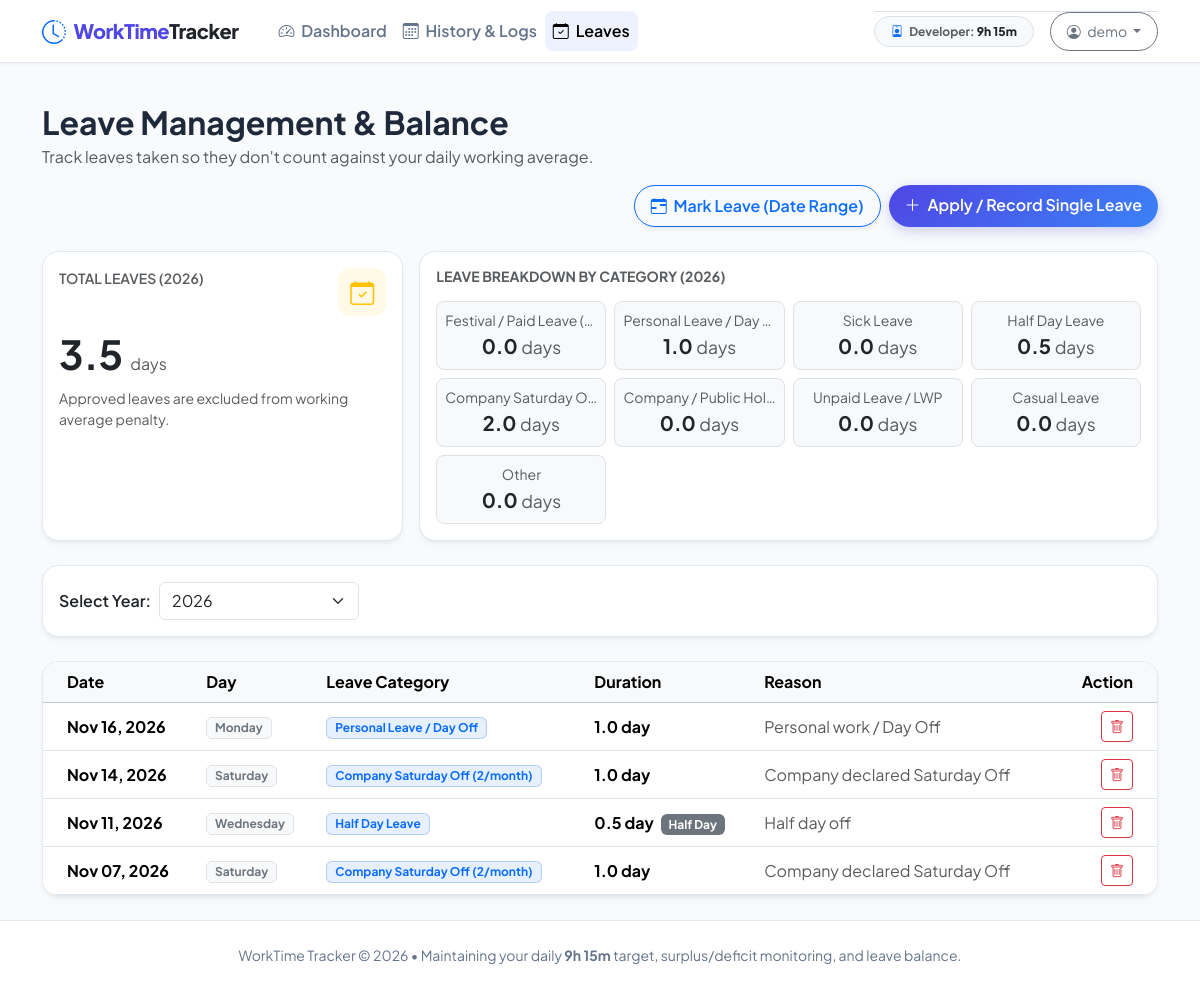
Screenshot of /leaves/ (signed in) with the database file from the repository.
### attendance/models.py (models this page shows, shortened)
class UserProfile(models.Model):
    ROLE_CHOICES = [
        ('DEVELOPER', 'Developer'),
        ('TESTER', 'Tester'),
        ('HR', 'HR'),
        ('DESIGNER', 'UI/UX Designer'),
        ('MANAGER', 'Project Manager'),
        ('CUSTOM', 'Custom Role'),
    ]
    SATURDAY_POLICY_CHOICES = [
        ('SECOND_FOURTH', '2nd & 4th Saturday Off (2 Saturdays/month)'),
        ('FIRST_THIRD', '1st & 3rd Saturday Off (2 Saturdays/month)'),
        ('FLEXIBLE_TWO', 'Flexible 2 Saturdays Off (mark in Leaves)'),
        ('ALL_SATURDAYS', 'All Saturdays Off (5-day work week)'),
        ('NO_SATURDAYS', 'All Saturdays Working (6-day work week)'),
    ]
    user = models.OneToOneField(User, on_delete=models.CASCADE, related_name='profile')
    role = models.CharField(max_length=30, choices=ROLE_CHOICES, default='DEVELOPER', help_text="Select your role")
    custom_role_title = models.CharField(max_length=50, blank=True, help_text="Custom role name")
    target_hours = models.PositiveIntegerField(default=9, help_text="Daily required working hours")
    target_minutes = models.PositiveIntegerField(default=15, help_text="Daily required working minutes")
    saturday_off_policy = models.CharField(
        max_length=20, choices=SATURDAY_POLICY_CHOICES, default='SECOND_FOURTH',
        help_text="Company policy for Saturday off (All Sundays are fixed off)"
    )
    hourly_salary_rate = models.DecimalField(
        max_digits=10, decimal_places=2, default=Decimal('0.00'), blank=True,
        help_text="Optional hourly rate"
    )
    monthly_salary = models.DecimalField(
        max_digits=12, decimal_places=2, default=Decimal('0.00'), blank=True,
        help_text="Monthly fixed salary (used to calculate daily salary deduction = Monthly Salary / Total Working Days in Month)"
    )
    created_at = models.DateTimeField(auto_now_add=True)
    updated_at = models.DateTimeField(auto_now=True)
    @property
    def display_role(self):
        if self.role == 'CUSTOM' and self.custom_role_title:
            return self.custom_role_title
        return self.get_role_display()
    @property
    def daily_target_formatted(self):
        return f"{self.target_hours}h {self.target_minutes}m"

class LeaveRecord(models.Model):
    LEAVE_CHOICES = [
        ('PAID', 'Festival / Paid Leave (Manager Announced)'),
        ('LEAVE', 'Personal Leave / Day Off'),
        ('SICK', 'Sick Leave'),
        ('HALF_DAY', 'Half Day Leave'),
        ('SATURDAY_OFF', 'Company Saturday Off (2/month)'),
        ('HOLIDAY', 'Company / Public Holiday'),
        ('UNPAID', 'Unpaid Leave / LWP'),
        ('CASUAL', 'Casual Leave'),
        ('OTHER', 'Other'),
    ]
    user = models.ForeignKey(User, on_delete=models.CASCADE, related_name='leaves')
    date = models.DateField(default=timezone.localdate)
    leave_type = models.CharField(max_length=20, choices=LEAVE_CHOICES, default='LEAVE')
    duration = models.DecimalField(
        max_digits=3, decimal_places=1, default=Decimal('1.0'),
        help_text="1.0 for Full Day, 0.5 for Half Day"
    )
    reason = models.TextField(blank=True, help_text="Reason for leave")
    created_at = models.DateTimeField(auto_now_add=True)
    class Meta:
        ordering = ['-date']
        unique_together = ('user', 'date')

### attendance/views.py (the view)
# urls.py: path('leaves/', views.leave_list, name='leave_list'),
@login_required
def leave_list(request):
    today = timezone.localdate()
    start_date, end_date = get_user_date_range(request.user)
    years = list(range(start_date.year, end_date.year + 1))
    try:
        year = int(request.GET.get('year', today.year))
    except (ValueError, TypeError):
        year = today.year
    if year not in years:
        year = end_date.year
    leave_stats = get_leave_statistics(request.user, year)
    leaves = LeaveRecord.objects.filter(user=request.user, date__year=year).order_by('-date')
    context = {
        'selected_year': year,
        'leave_stats': leave_stats,
        'leaves': leaves,
        'years': years,
        'start_date': start_date,
        'end_date': end_date,
    }
    return render(request, 'attendance/leaves.html', context)

### attendance/services.py (called while the page is built)
def get_leave_statistics(user, year=None):
    if year is None:
        year = timezone.localdate().year
    leaves = LeaveRecord.objects.filter(user=user, date__year=year).order_by('-date')
    breakdown = {}
    for code, label in LeaveRecord.LEAVE_CHOICES:
        breakdown[code] = {
            'label': label,
            'count': 0.0
        }
    total_days = 0.0
    for l in leaves:
        val = float(l.duration)
        total_days += val
        if l.leave_type in breakdown:
            breakdown[l.leave_type]['count'] += val
    active_breakdown = {k: v for k, v in breakdown.items() if v['count'] > 0}
    return {
        'year': year,
        'total_days': total_days,
        'breakdown': breakdown,
        'active_breakdown': active_breakdown,
        'recent_leaves': leaves[:10],
    }

### attendance/views.py (called while the page is built)
def get_user_date_range(user):
    today = timezone.localdate()
    start_date = user.date_joined.date() if user.date_joined else today
    earliest_att = AttendanceRecord.objects.filter(user=user).order_by('date').first()
    if earliest_att and earliest_att.date < start_date:
        start_date = earliest_att.date
    earliest_leave = LeaveRecord.objects.filter(user=user).order_by('date').first()
    if earliest_leave and earliest_leave.date < start_date:
        start_date = earliest_leave.date
    if start_date > today:
        start_date = today
    return start_date, today

### attendance/templates/attendance/leaves.html (shortened to what this page needs)
{% extends 'attendance/base.html' %}
{% block content %}
<div class="d-flex flex-wrap justify-content-between align-items-center mb-4 gap-3">
    <div>
        <h2 class="fw-bold mb-1">Leave Management & Balance</h2>
        <p class="text-muted mb-0">Track leaves taken so they don't count against your daily working average.</p>
    </div>
    <div class="d-flex flex-wrap gap-2 w-100 w-sm-auto justify-content-start justify-content-sm-end">
        <button type="button" class="btn btn-outline-primary rounded-pill px-3 py-2 flex-grow-1 flex-sm-grow-0 text-center fw-semibold shadow-sm" data-bs-toggle="modal" data-bs-target="#markDateRangeLeaveModal">
            <i class="bi bi-calendar-range me-1"></i> Mark Leave (Date Range)
        </button>
        <a href="{% url 'leave_create' %}" class="btn btn-primary-custom rounded-pill px-3 py-2 flex-grow-1 flex-sm-grow-0 text-center">
            <i class="bi bi-plus-lg me-1"></i> Apply / Record Single Leave
        </a>
    </div>
</div>
<div class="row g-3 mb-4">
    <div class="col-md-4">
        <div class="card h-100 p-3">
            <div class="d-flex justify-content-between align-items-start mb-2">
                <span class="text-muted fw-semibold small text-uppercase">Total Leaves ({{ selected_year }})</span>
                <div class="stat-icon bg-warning bg-opacity-10 text-warning">
                    <i class="bi bi-calendar-check"></i>
                </div>
            </div>
            <div class="fs-1 fw-bold text-dark mb-1">
                {{ leave_stats.total_days }} <span class="fs-6 text-muted fw-normal">days</span>
            </div>
            <span class="small text-muted">Approved leaves are excluded from working average penalty.</span>
        </div>
    </div>
    <div class="col-md-8">
        <div class="card h-100 p-3">
            <h6 class="fw-bold mb-3 text-uppercase small text-muted">Leave Breakdown by Category ({{ selected_year }})</h6>
            <div class="row g-2">
                {% for code, item in leave_stats.breakdown.items %}
                    <div class="col-sm-6 col-md-3">
                        <div class="p-2 border rounded-3 bg-light text-center">
                            <div class="small text-muted text-truncate" title="{{ item.label }}">{{ item.label }}</div>
                            <div class="fw-bold fs-5 text-dark">{{ item.count }} <small class="fw-normal text-muted">days</small></div>
                        </div>
                    </div>
                {% endfor %}
            </div>
        </div>
    </div>
</div>
<div class="card p-3 mb-4">
    <form method="get" class="d-flex gap-2 align-items-center" style="max-width: 300px;">
        <label class="form-label mb-0 fw-semibold text-nowrap">Select Year:</label>
        <select name="year" class="form-select" onchange="this.form.submit()">
            {% for y in years %}
                <option value="{{ y }}" {% if y == selected_year %}selected{% endif %}>{{ y }}</option>
            {% endfor %}
        </select>
    </form>
</div>
<div class="card overflow-hidden">
    <div class="table-responsive">
        <table class="table table-hover align-middle mb-0">
            <thead class="table-light">
                <tr>
                    <th class="ps-4">Date</th>
                    <th>Day</th>
                    <th>Leave Category</th>
                    <th>Duration</th>
                    <th>Reason</th>
                    <th class="text-end pe-4">Action</th>
                </tr>
            </thead>
            <tbody>
                {% if leaves %}
                    {% for l in leaves %}
                        <tr>
                            <td class="ps-4 fw-bold">
                                {{ l.date|date:"M d, Y" }}
                            </td>
                            <td>
                                <span class="badge bg-light text-secondary border">{{ l.date|date:"l" }}</span>
                            </td>
                            <td>
                                <span class="badge bg-primary bg-opacity-10 text-primary border border-primary border-opacity-25 px-2 py-1">
                                    {{ l.get_leave_type_display }}
                                </span>
                            </td>
                            <td>
                                <span class="fw-bold">{{ l.duration }} day</span>
                                {% if l.duration == 0.5 %}
                                    <span class="badge bg-secondary ms-1">Half Day</span>
                                {% endif %}
                            </td>
                            <td class="text-muted">
                                {{ l.reason|default:"-" }}
                            </td>
                            <td class="text-end pe-4">
                                <a href="{% url 'leave_delete' l.pk %}" class="btn btn-sm btn-outline-danger" title="Cancel Leave">
                                    <i class="bi bi-trash"></i>
                                </a>
                            </td>
                        </tr>
                    {% endfor %}
                {% endif %}
            </tbody>
        </table>
    </div>
</div>
{% endblock %}

### attendance/templates/attendance/base.html (shortened to what this page needs)
<!DOCTYPE html>
<html lang="en">
<head>
    <link href="https://cdn.jsdelivr.net/npm/bootstrap@5.3.3/dist/css/bootstrap.min.css" rel="stylesheet">
    <link rel="stylesheet" href="https://cdn.jsdelivr.net/npm/bootstrap-icons@1.11.3/font/bootstrap-icons.min.css">
</head>
<body>
    <nav class="navbar navbar-expand-lg sticky-top">
        <div class="container">
            <a class="navbar-brand d-flex align-items-center gap-2" href="{% url 'dashboard' %}">
                <i class="bi bi-clock-history text-primary fs-4"></i>
                <span>WorkTime<span class="text-dark">Tracker</span></span>
            </a>
            <div class="collapse navbar-collapse" id="navbarMain">
                {% if user.is_authenticated %}
                <ul class="navbar-nav me-auto mb-2 mb-lg-0 ms-lg-3">
                    <li class="nav-item">
                        <a class="nav-link {% if request.resolver_match.url_name == 'dashboard' %}active{% endif %}" href="{% url 'dashboard' %}">
                            <i class="bi bi-speedometer2 me-1"></i> Dashboard
                        </a>
                    </li>
                    <li class="nav-item">
                        <a class="nav-link {% if request.resolver_match.url_name == 'history' %}active{% endif %}" href="{% url 'history' %}">
                            <i class="bi bi-calendar3 me-1"></i> History & Logs
                        </a>
                    </li>
                    <li class="nav-item">
                        <a class="nav-link {% if request.resolver_match.url_name == 'leave_list' or request.resolver_match.url_name == 'leave_create' %}active{% endif %}" href="{% url 'leave_list' %}">
                            <i class="bi bi-calendar-check me-1"></i> Leaves
                        </a>
                    </li>
                </ul>
                <div class="d-flex align-items-center gap-2 mobile-user-section mt-3 mt-lg-0 pt-2 pt-lg-0 border-top border-lg-0">
                    <span class="badge bg-light text-dark border px-3 py-2 rounded-pill me-lg-2">
                        <i class="bi bi-person-badge text-primary me-1"></i> <span class="text-muted">{{ user.profile.display_role }}:</span> <strong>{{ user.profile.daily_target_formatted }}</strong>
                    </span>
                    <div class="dropdown">
                        <button class="btn btn-outline-secondary btn-sm dropdown-toggle rounded-pill px-3 py-2 w-100" type="button" data-bs-toggle="dropdown">
                            <i class="bi bi-person-circle me-1"></i> {{ user.username }}
                        </button>
                    </div>
                </div>
                {% endif %}
            </div>
        </div>
    </nav>
    <main class="container my-4">
        {% block content %}{% endblock %}
    </main>
    <footer>
        <div class="container text-center">
            <p class="mb-0">
                WorkTime Tracker &copy; 2026 &bull; Maintaining your daily <strong>9h 15m</strong> target, surplus/deficit monitoring, and leave balance.
            </p>
        </div>
    </footer>
    {% if user.is_authenticated %}
    <div class="position-fixed top-0 end-0 p-3" style="z-index: 9999;">
    </div>
    {% endif %}
</body>
</html>

### attendance/templates/attendance/base.html (style rules this page uses)
:root { --primary-gradient: linear-gradient(135deg, #4f46e5 0%, #3b82f6 100%); --card-radius: 16px; --font-family: 'Plus Jakarta Sans', -apple-system, BlinkMacSystemFont, sans-serif; }
body { font-family: var(--font-family); background-color: #f8fafc; color: #1e293b; min-height: 100vh; display: flex; flex-direction: column; }
.navbar { background: #ffffff; border-bottom: 1px solid #e2e8f0; box-shadow: 0 1px 3px 0 rgba(0, 0, 0, 0.05); }
.navbar-brand { font-weight: 800; font-size: 1.25rem; color: #4f46e5 !important; letter-spacing: -0.5px; }
.nav-link { font-weight: 600; color: #64748b; padding: 0.5rem 1rem; border-radius: 8px; transition: all 0.2s ease; }
.nav-link:hover, .nav-link.active { color: #4f46e5; background-color: #eef2ff; }
.card { border: 1px solid #e2e8f0; border-radius: var(--card-radius); box-shadow: 0 4px 6px -1px rgba(0, 0, 0, 0.05), 0 2px 4px -2px rgba(0, 0, 0, 0.05); transition: transform 0.2s ease, box-shadow 0.2s ease; }
.stat-icon { width: 48px; height: 48px; border-radius: 12px; display: flex; align-items: center; justify-content: center; font-size: 1.5rem; }
.btn-primary-custom { background: var(--primary-gradient); border: none; color: #ffffff; font-weight: 600; border-radius: 10px; padding: 0.625rem 1.25rem; box-shadow: 0 4px 12px rgba(79, 70, 229, 0.25); transition: all 0.2s ease; }
footer { margin-top: auto; border-top: 1px solid #e2e8f0; background: #ffffff; padding: 1.5rem 0; color: #64748b; font-size: 0.875rem; }

### rows the page displays
LeaveRecord: date "Nov 16, 2026", date "Monday", leave_type "Personal Leave / Day Off", duration "1.0", reason "Personal work / Day Off"
LeaveRecord: date "Nov 14, 2026", date "Saturday", leave_type "Company Saturday Off (2/month)", duration "1.0", reason "Company declared Saturday Off"
LeaveRecord: date "Nov 11, 2026", date "Wednesday", leave_type "Half Day Leave", duration "0.5", reason "Half day off"
LeaveRecord: date "Nov 07, 2026", date "Saturday", leave_type "Company Saturday Off (2/month)", duration "1.0", reason "Company declared Saturday Off"

### other values shown
{{ user.profile.display_role }} "Developer"
{{ user.profile.daily_target_formatted }} "9h 15m"
{{ user.username }} "demo"
{{ selected_year }} "2026"
{{ leave_stats.total_days }} "3.5"
{{ item.label }} "Festival / Paid Leave (…" "Personal Leave / Day…" "Sick Leave" "Half Day Leave" "Company Saturday O…" "Company / Public Ho…" "Unpaid Leave / LWP" "Casual Leave" "Other"
{{ item.count }} "0.0" "1.0" "0.0" "0.5" "2.0" "0.0" "0.0" "0.0" "0.0"
form field year "2026"
